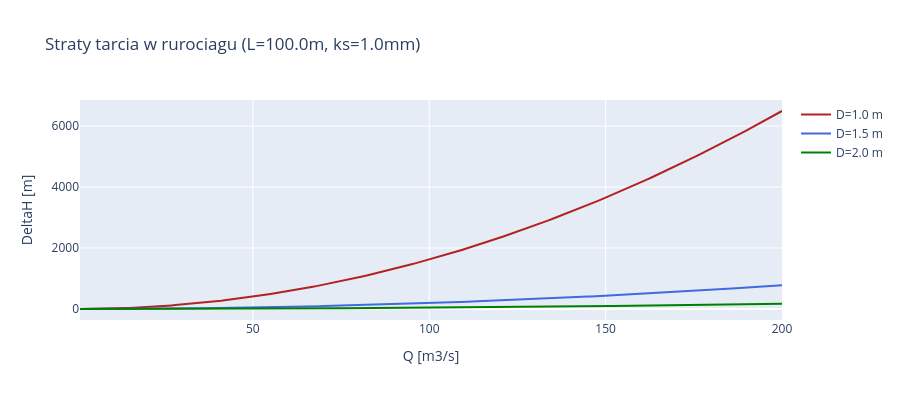

The notebook cell saved with this chart:
### Markdown cell above
**Prompt do LLM:**
> *"Napisz kod ktory pokaze straty tarcia w rurociagu dla roznych srednic
> (D=1.0, 1.5, 2.0 m) i stalej dlugosci L=100m. Narysuj wykres."*

**Uzyte funkcje:** `src.losses.pipe_friction_loss()`

### Code cell
L = 100.0   # m
k_s = 0.001  # m (1mm, stal uzywana)

fig = go.Figure()
for D, color in [(1.0, 'firebrick'), (1.5, 'royalblue'), (2.0, 'green')]:
    dH = pipe_friction_loss(Q_demo, D=D, L=L, k_s=k_s)
    fig.add_trace(go.Scatter(x=Q_demo, y=dH, mode='lines',
        name=f'D={D} m', line=dict(color=color, width=2)))

fig.update_layout(
    title=f'Straty tarcia w rurociagu (L={L}m, ks={k_s*1000:.1f}mm)',
    xaxis_title='Q [m3/s]', yaxis_title='DeltaH [m]',
    height=400, hovermode='x unified',
)
fig.show()

# Wartosc przy typowym przeplywie
Q_typ = 50.0
for D in [1.0, 1.5, 2.0]:
    dH = pipe_friction_loss(Q_typ, D=D, L=L, k_s=k_s)
    v = Q_typ / (np.pi * D**2 / 4)
    print(f'D={D}m: v={v:.2f} m/s, DeltaH={dH:.3f} m')

### Figure 1 — Plotly figure (JSON) as saved in the notebook; plotly's stock layout.template omitted (floating-point values rounded to 4 significant figures; data arrays with more than 128 entries replaced by an {"elided": "..."} marker saying what was removed)
{"data": [{"line": {"color": "firebrick", "width": 2}, "mode": "lines", "name": "D=1.0 m", "type": "scatter", "x": {"elided": "200 float values"}, "y": {"elided": "200 float values"}}, {"line": {"color": "royalblue", "width": 2}, "mode": "lines", "name": "D=1.5 m", "type": "scatter", "x": {"elided": "200 float values"}, "y": {"elided": "200 float values"}}, {"line": {"color": "green", "width": 2}, "mode": "lines", "name": "D=2.0 m", "type": "scatter", "x": {"elided": "200 float values"}, "y": {"elided": "200 float values"}}], "layout": {"height": 400, "hovermode": "x unified", "title": {"text": "Straty tarcia w rurociagu (L=100.0m, ks=1.0mm)"}, "xaxis": {"title": {"text": "Q [m3/s]"}}, "yaxis": {"title": {"text": "DeltaH [m]"}}}}
